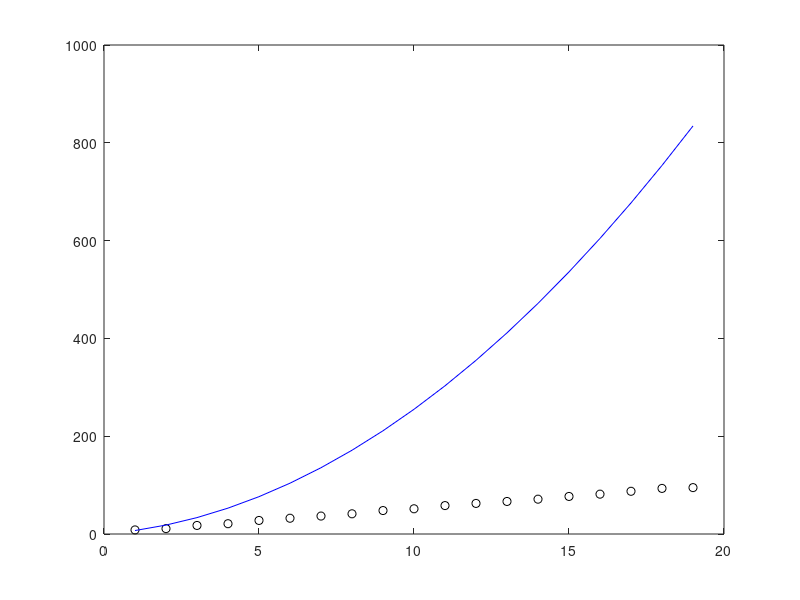

Write the MATLAB code that produced this figure.
N = 20; 
x = 1:N-1;
t = awgn(5.*x+2,0.5);

N = length(x);          % počet naměřených dat
M = 2;                  % řád polynomu

figure()
plot(x,t,'ko');
hold on;

A = zeros(M+1);
B = zeros(M+1,1);

for i = 1:M+1
    for j = 1:M+1
    
        if i == 0 && j == 0
            A(i,j) = N;
            continue;
        end
        A(i,j) =  sum(x.^(i+j-2));
    end
    B(i) = sum(x.^(i-1).*t);
end

A
B
a = A\B
 
t = polyval(a,x);

plot(x,t,'b');